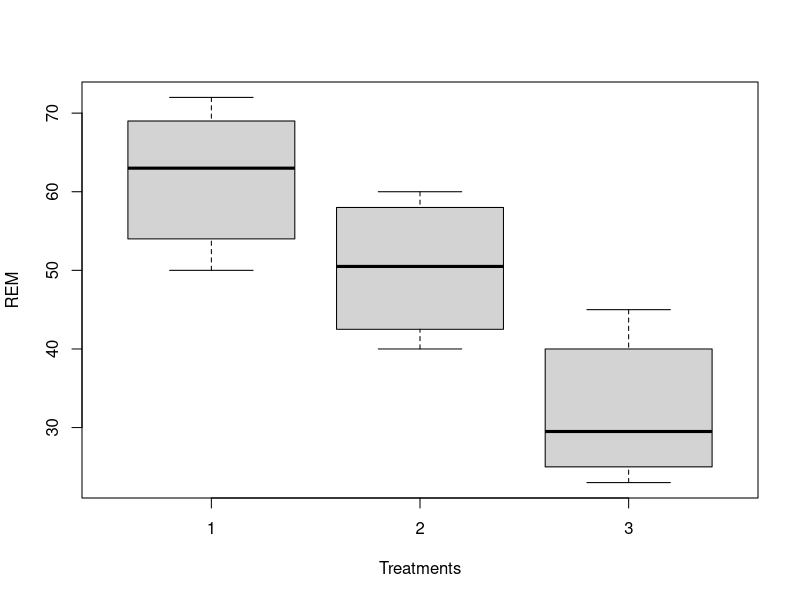
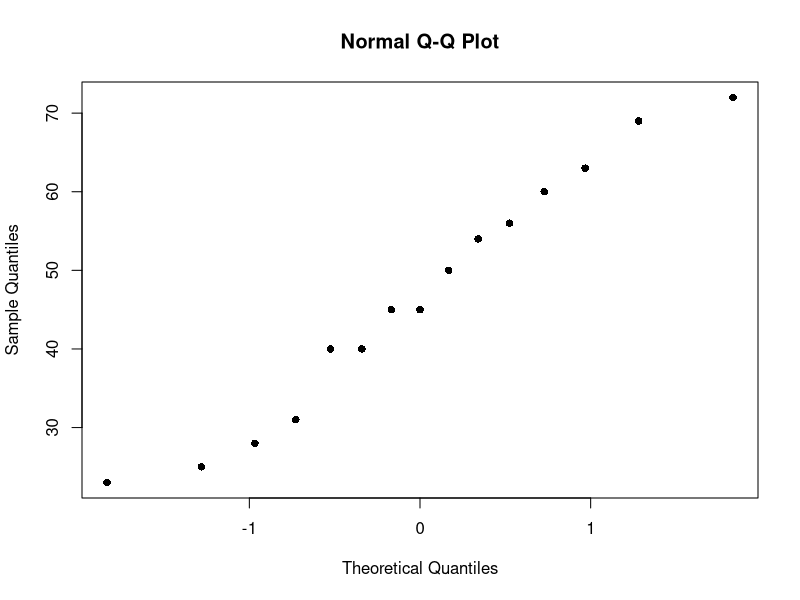
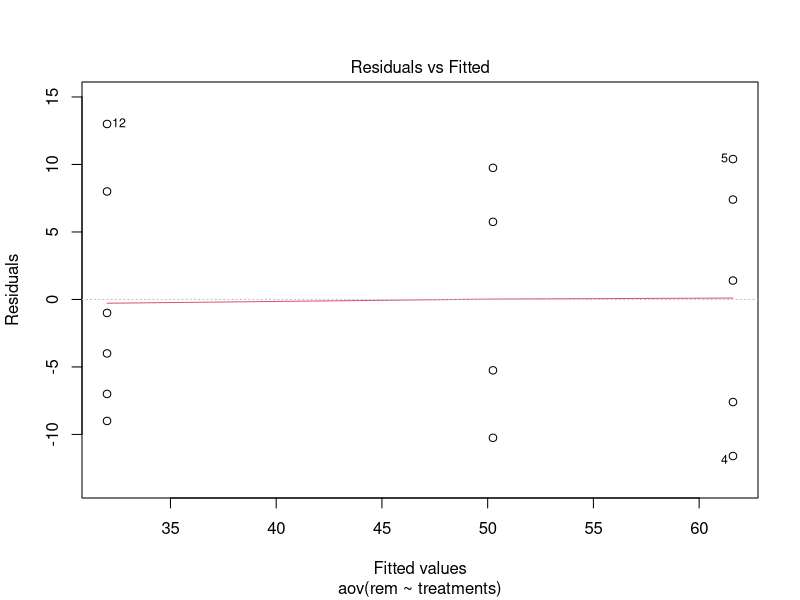
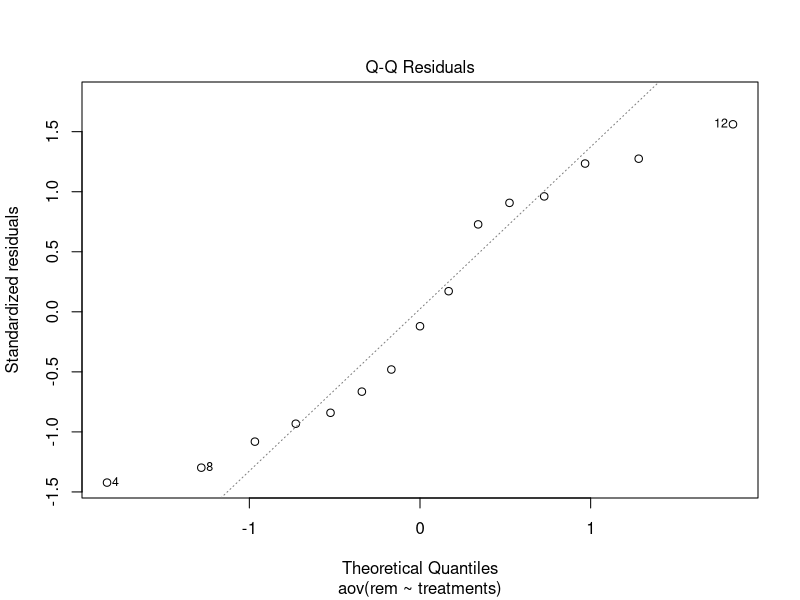
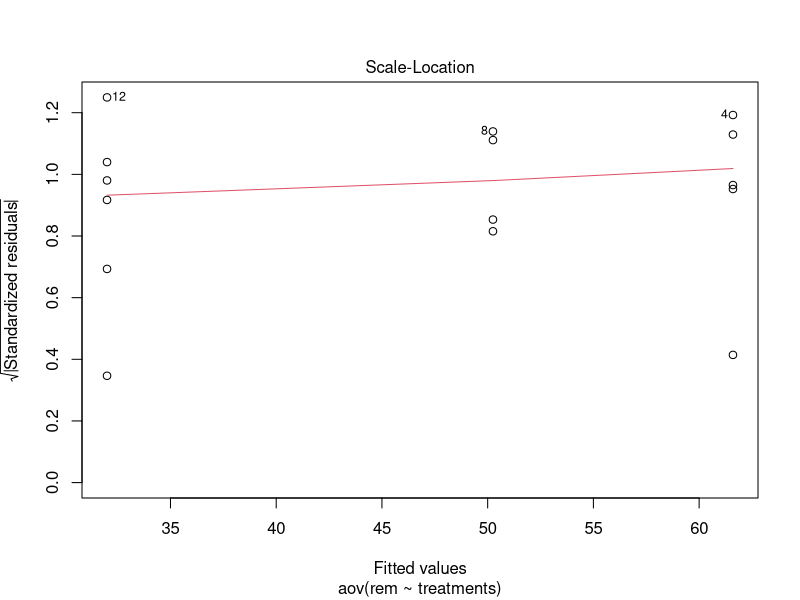
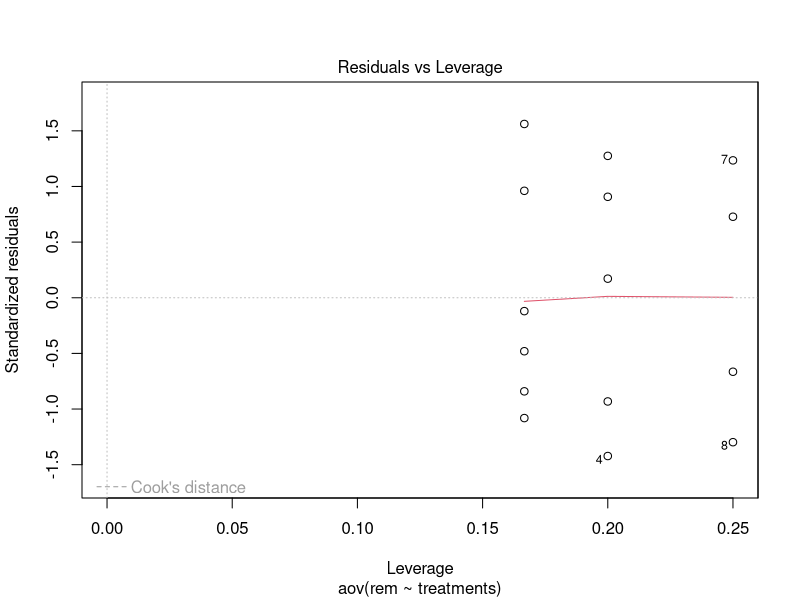
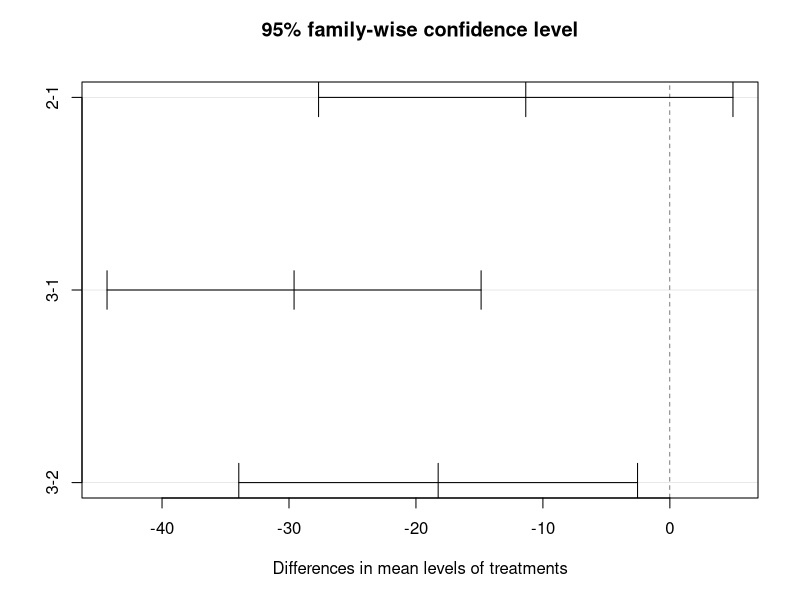

Source code (R) for these figures, in order:
## ---- chunk 1
rem = c(63, 54, 69, 50, 72,45, 60, 40, 56,31, 40, 45, 25, 23,28)

treatments = c(1,1,1,1,1,2,2,2,2,3,3,3,3,3,3)

treatments = as.factor(treatments)

boxplot(rem~treatments,xlab="Treatments",ylab="REM")
## ---- chunk 2
aov.out = aov(rem~treatments)
aov.out
summary(aov.out)

## ---- chunk 3
qqnorm(rem,pch=16)
plot(aov.out)
## ---- chunk 4
TukeyHSD(aov.out)
plot(TukeyHSD(aov.out))
